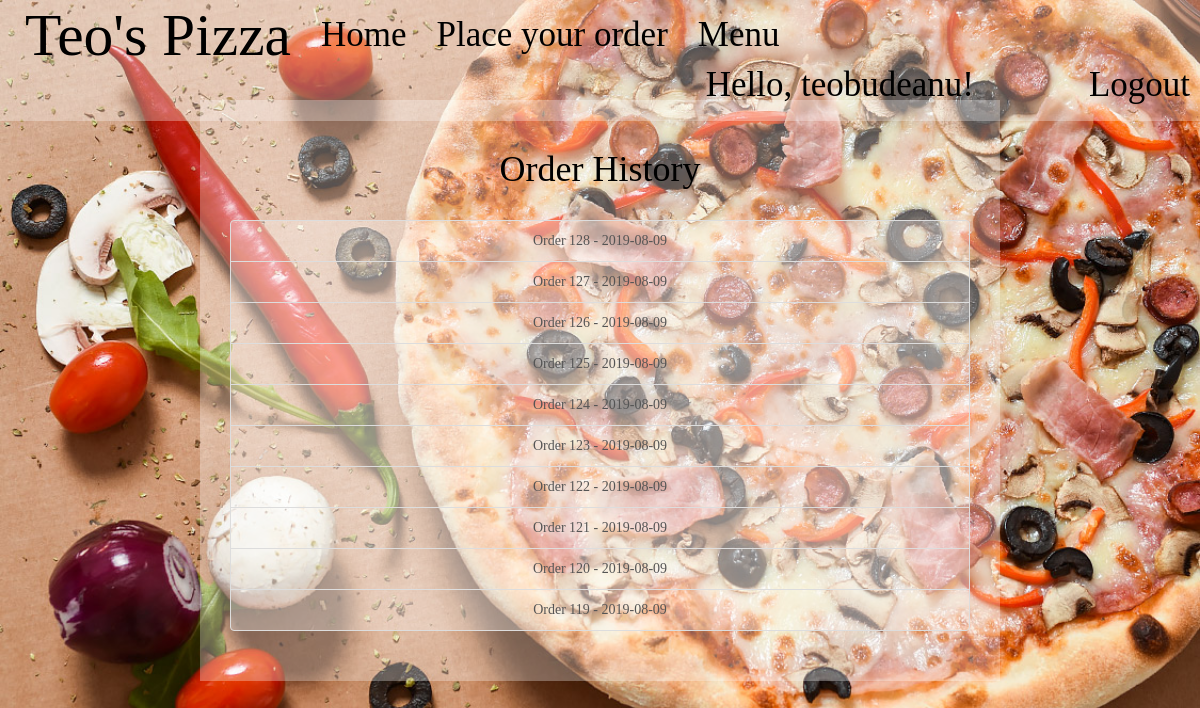
The app's page /client/home (signed in) with its own data.
### order/models.py (models this page shows, shortened)
class Order(models.Model):
    user = models.ForeignKey(User, on_delete=models.CASCADE)
    address = models.CharField(max_length = 30, blank=True, null=True)
    comment = models.TextField(blank=True, null=True)
    date = models.DateField(auto_now_add=True)
    confirmed = models.BooleanField(default=False)
    paid = models.BooleanField(default=False)
    objects = OrdersQuerySet.as_manager()
    class Meta:
        ordering = ['-id']
    def __str__(self):
        return "Order {} - {}".format(self.id, self.date)
    def get_absolute_url(self):
        return reverse('order_details', args=[self.id])

### client/views.py (the view)
# urls.py: re_path(r'home$', OrderList.as_view(), name='client_home'),
@method_decorator(login_required, name='dispatch')
class OrderList(ListAPIView):
    renderer_classes = [TemplateHTMLRenderer]
    template_name = 'client/home.html'
    serializer_class = OrderSerializer
    def get_queryset(self):
        return Order.objects.orders_for_client(self.request.user).filter(confirmed=1)
    def get(self, request):
        queryset = self.get_queryset()
        return Response({'orders' : queryset})

### order/models.py (called while the page is built)
    def get_absolute_url(self):
        return reverse('pizza_details', args=[self.id])

    def orders_for_client(self, user):
        return self.filter(user=user)

### order/templatetags/pizza_extras.py (called while the page is built)
@register.inclusion_tag('orders/pizza_listing.html')
def pizza_list():
    pizzas = Pizza.objects.all()
    return {'pizza_list' : pizzas}

### templates/client/home.html (shortened to what this page needs)
{% extends "base.html" %}
{% block styling %}
{{ block.super }}
{% endblock styling %}
{% block content %}
  {% if orders %}
  <h1>Order History</h1><br>
    <div class="list-group">
      {% for order in orders %}
        <a class="list-group-item"
            href="{{ order.get_absolute_url }}">{{ order }}</a>
      {% endfor %}
    </div>
  {% else %}
  <h3>Hello, {{ user }}! You are ready for placing your first order.</h3>
  {% endif %}
{% endblock %}

### templates/base.html (shortened to what this page needs)
{% load static %}
{% load pizza_extras %}
<!DOCTYPE html>
<html lang="en">
<head>
  <link rel="stylesheet" href="https://maxcdn.bootstrapcdn.com/bootstrap/3.4.0/css/bootstrap.min.css">
  {% block styling %}
    <link rel="stylesheet" href="/static/css/basestyle.css">
  {% endblock styling %}
</head>
<body>
<nav class="navbar transparent navbar-fixed-top">
  <div class="navbar-header">
    <a class="navbar-brand navbutton" href="{% url 'welcome' %}">Teo's Pizza</a>
  </div>
  <div class="collapse navbar-collapse">
  <ul class="nav navbar-nav">
    <li><a class="navbutton" href="{% url 'client_home' %}">Home</a></li>
    <li><a class="navbutton" href="{% url 'place_order' %}">Place your order</a></li>
    <li class="dropdown"><a class="dropdown-toggle navbutton" data-toggle="dropdown" href="#">Menu</a>
     </li>
   </ul>
   <ul class="nav navbar-nav navbar-right">
          {% if user.is_authenticated %}
            <li><div id="hello">Hello, {{ user }}!</div></li>
            <li><a class="navbutton" href="{% url "client_logout" %}">Logout</a></li>
          {% else %}
            <li><a class="navbutton" href="{% url "client_login" %}">Login</a></li>
          {% endif %}
   </ul>
   </div>
</nav>
<div class="container container-bg">
      {% block content %}
      {% endblock %}
</div>
</body>
</html>

### static/css/basestyle.css (style rules this page uses)
body { color: black; text-align: center; background: url(../img/bg1.jpg); background-repeat: no-repeat; background-size: cover; background-attachment: fixed; }
.navbar-fixed-top.transparent { padding:10px; background: rgba(255, 255, 255, 0.3); font-family: "Marker Felt"; font-size: 35px; }
.navbar-brand { font-size:170%; }
.dropdown { width = 300px; }
.navbutton { color: black !important; }
#hello { color: black; margin-right: 100px; }

### templates/client/home.html (style rules this page uses)
.container { margin-top: 100px; padding: 30px; font-family: "Chalkduster"; max-width: 800px; }
.container-bg { background: rgba(255, 255, 255, 0.3); }
.list-group-item { background-color: rgba(255, 255, 255, 0.3); border-top: 1px solid #ddd; border-radius: 0; }

### records on screen
Order: id+date "Order 128 - 2019-08-09"
Order: id+date "Order 127 - 2019-08-09"
Order: id+date "Order 126 - 2019-08-09"
Order: id+date "Order 125 - 2019-08-09"
Order: id+date "Order 124 - 2019-08-09"
Order: id+date "Order 123 - 2019-08-09"
Order: id+date "Order 122 - 2019-08-09"
Order: id+date "Order 121 - 2019-08-09"
Order: id+date "Order 120 - 2019-08-09"
Order: id+date "Order 119 - 2019-08-09"

### other values on screen
{{ user }} "teobudeanu"
